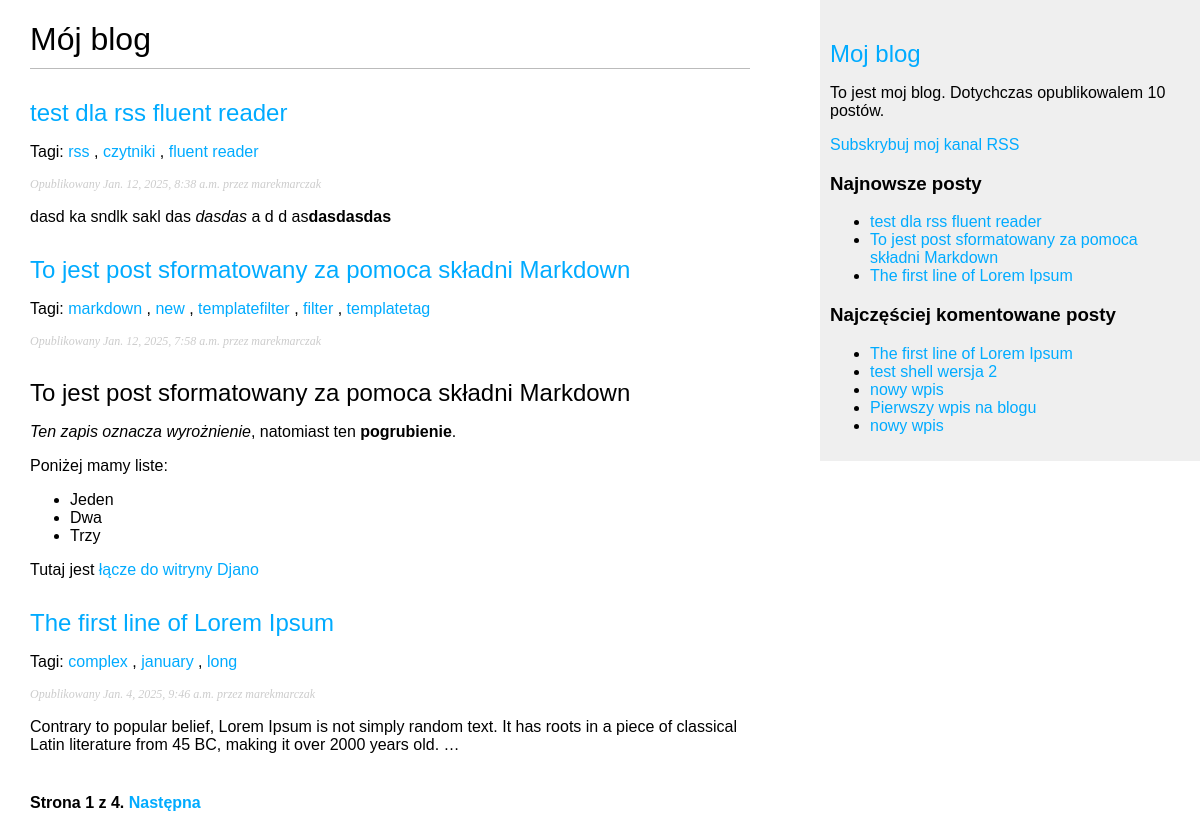
Screenshot of /blog/ with the database file from the repository.
### blog/models.py (models this page shows, shortened)
class Post(models.Model):
    class Status(models.TextChoices):
        DRAFT = 'DF', 'Roboczy'
        PUBLISHED = 'PB', 'Opublikowany'
    title = models.CharField(max_length=250)
    slug = models.SlugField(max_length=250, unique_for_date='publish')
    author = models.ForeignKey(User,
                               on_delete=models.CASCADE,
                               related_name='blog_posts')
    body = models.TextField()
    publish = models.DateTimeField(default=timezone.now)
    created = models.DateTimeField(auto_now_add=True)
    updated = models.DateTimeField(auto_now=True)
    status = models.CharField(max_length=2,
                              choices=Status.choices,
                              default=Status.DRAFT)
    tags = TaggableManager()
    objects = models.Manager()
    published = PublishedManager()
    class Meta:
        ordering = ['-publish']
        indexes = [
            models.Index(fields=['-publish'])
        ]
    def get_absolute_url(self):
        return reverse('blog:post_detail', args=[self.publish.year, self.publish.month, self.publish.day, self.slug])

### blog/views.py (the view)
# urls.py: path("", views.post_list, name="post_list"),
def post_list(request, tag_slug=None):
    post_list = Post.published.all()
    templatefilename = 'blog/post/list.html'
    tag = None
    if tag_slug:
        tag = get_object_or_404(Tag, slug=tag_slug)
        post_list = post_list.filter(tags__in=[tag])
    paginator = Paginator(post_list, 3)
    page_number = request.GET.get('page', 1)
    try:
        posts = paginator.page(page_number)
    except EmptyPage:
        posts = paginator.page(paginator.num_pages)
    except PageNotAnInteger:
        posts = paginator.page(1)
    context = {
        'posts': posts,
        'tag': tag
    }
    return render(request, templatefilename, context)

### blog/models.py (called while the page is built)
    def get_queryset(self):
        return super().get_queryset().filter(status=Post.Status.PUBLISHED)

### blog/templatetags/blog_tags.py (called while the page is built)
@register.simple_tag
def total_posts():
    return Post.published.count()

@register.inclusion_tag('blog/post/latest_posts.html')
def show_latest_posts(count=5):
    latest_posts = Post.published.order_by('-publish')[:count]
    return {'latest_posts': latest_posts}

@register.simple_tag
def get_most_commented_posts(count=5):
    return Post.published.annotate(total_comments=Count('comments')).order_by('-total_comments')[:count]

@register.filter(name='markdown')
def markdown_format(text):
    return mark_safe(markdown.markdown(text))

### blog/templates/blog/post/list.html (shortened to what this page needs)
{% extends "blog/base.html" %}
{% load blog_tags %}
{% block content %}
    <h1>Mój blog</h1>
    {% for post in posts %}
        <h2>
            <a href='{{post.get_absolute_url}}'>{{ post.title }}</a>
        </h2>
        <p class="tags">Tagi:
            {% for tag in post.tags.all %}
                <a href="{% url 'blog:post_list_by_tag' tag.slug %}">
                    {{ tag.name }}
                </a>
                {% if not forloop.last %},{% endif %}
            {% endfor %}
        </p>
        <p class='date'>Opublikowany {{ post.publish }} przez {{ post.author }}</p>
        {{ post.body|markdown|truncatewords_html:30 }}
    {% endfor %}
    {% include "pagination.html" with page=posts %}
{% endblock content %}

### blog/templates/blog/base.html (shortened to what this page needs)
{% load blog_tags %}
{% load static %}
<!DOCTYPE html>
<html lang="en">
<head>
    <link rel="stylesheet" href="{% static 'css/blog.css' %}">
</head>
<body>
    <div id="content">
        {% block content %}
        {% endblock content %}
    </div>
    <div id="sidebar">
        <h2><a href="{% url 'blog:post_list' %}">Moj blog</a></h2>
        <p>To jest moj blog.
            Dotychczas opublikowalem {% total_posts %} postów.
        </p>
        <p>
            <a href="{% url 'blog:post_feed' %}">
                Subskrybuj moj kanal RSS
            </a>
        </p>
        <h3>Najnowsze posty</h3>
        {% show_latest_posts 3 %}
        <h3>Najczęściej komentowane posty</h3>
        {% get_most_commented_posts as most_commented_posts %}
        <ul>
            {% for post in most_commented_posts %}
                <li>
                    <a href="{{ post.get_absolute_url }}">{{ post.title }}</a>
                </li>
            {% endfor %}
        </ul>
    </div>
</body>
</html>

### blog/templates/pagination.html (shortened to what this page needs)
<div class="pagination">
    <span class="step-links">
        <span class="current">
            Strona {{ page.number }} z {{ page.paginator.num_pages }}.
        </span>
        {% if page.has_next %}
            <a href="?page={{ page.next_page_number }}">Następna</a>
        {% endif %}
    </span>
</div>

### blog/templates/blog/post/latest_posts.html
<ul>
    {% for post in latest_posts %}
        <li>
            <a href="{{ post.get_absolute_url }}">{{ post.title }}</a>
        </li>
    {% endfor %}
</ul>

### blog/static/css/blog.css (style rules this page uses)
body { margin:0; padding:0; font-family:helvetica, sans-serif; display: flex; justify-content:space-between ; }
a { color:#00abff; text-decoration:none; }
h1 { font-weight:normal; border-bottom:1px solid #bbb; padding:0 0 10px 0; }
h2 { font-weight:normal; margin:30px 0 0; }
#content { width:60%; padding:0 0 0 30px; }
#sidebar { position: sticky; top: 0; width:30%; padding:10px; background:#efefef; height:100%; }
p.date { color:#ccc; font-family: georgia, serif; font-size: 12px; font-style: italic; }
.pagination { margin:40px 0; font-weight:bold; }

### rows the page displays
Post: title "test dla rss fluent reader", publish "Jan. 12, 2025, 8:38 a.m.", author "marekmarczak", body "dasd ka sndlk sakl das dasdas a d d as dasdasdas"
Tag: name "rss"
Tag: name "czytniki"
Tag: name "fluent reader"
Post: title "To jest post sformatowany za pomoca składni Markdown", publish "Jan. 12, 2025, 7:58 a.m.", author "marekmarczak", body "To jest post sformatowany za pomoca składni Markdown Ten zapis oznacza wyrożnienie , natomiast ten pogrubienie . Poniżej mamy liste: Jeden Dwa Trzy Tutaj jest łącze do witryny Djano"
Tag: name "markdown"
Tag: name "new"
Tag: name "templatefilter"
Tag: name "filter"
Tag: name "templatetag"
Post: title "The first line of Lorem Ipsum", publish "Jan. 4, 2025, 9:46 a.m.", author "marekmarczak", body "Contrary to popular belief, Lorem Ipsum is not simply random text. It has roots in a piece of classical Latin literature from 45 BC, making it over 2000 years old. …"
Tag: name "complex"
Tag: name "january"
Tag: name "long"
Post: title "test shell wersja 2"
Post: title "nowy wpis"
Post: title "Pierwszy wpis na blogu"
Post: title "nowy wpis"

### other values shown
{{ page.number }} "1"
{{ page.paginator.num_pages }} "4"
